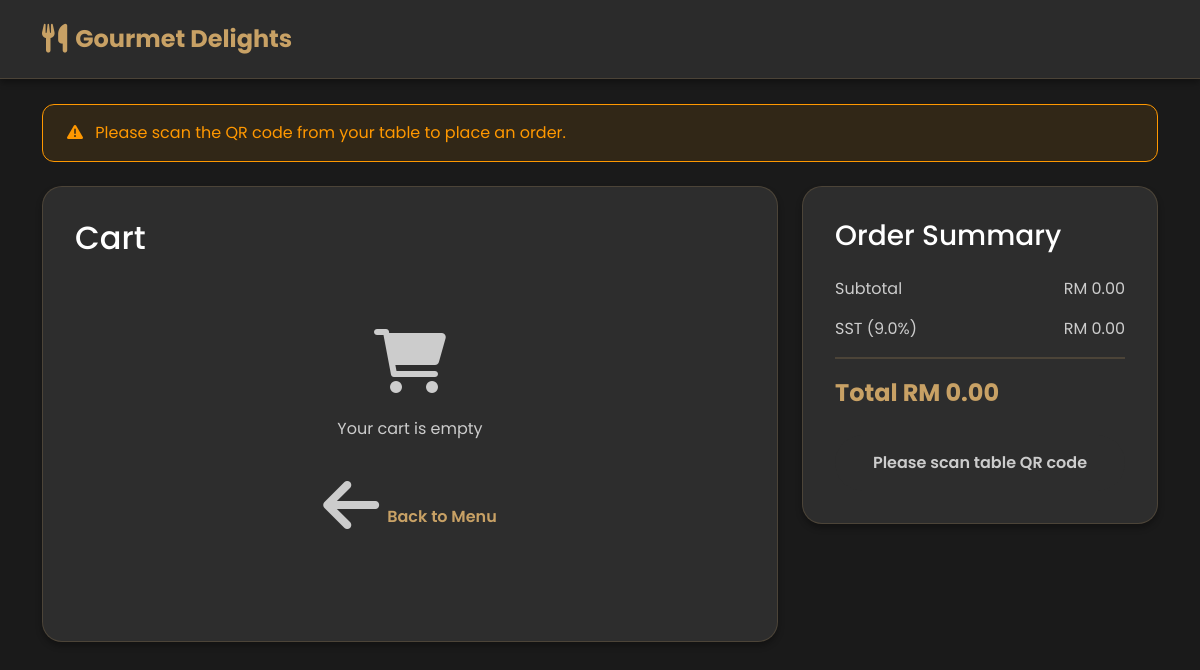
Page /cart.php on the earlier database version.
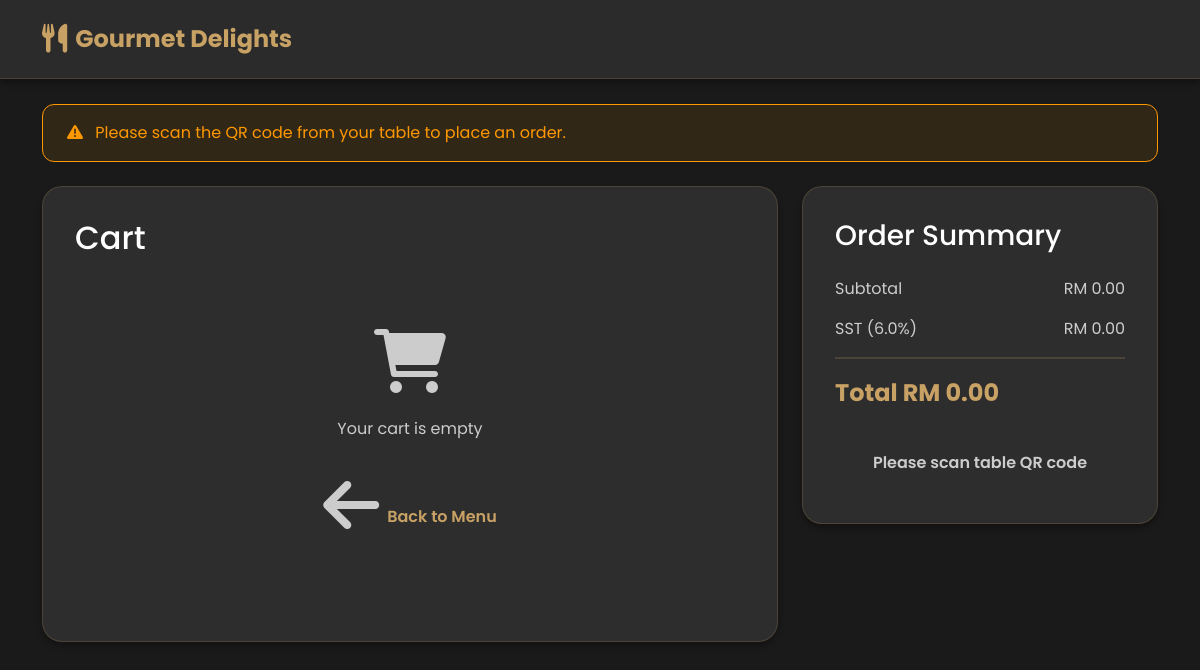
Same page on the later database version.
### tables this page shows
CREATE TABLE `settings` (
  `id` int(11) NOT NULL,
  `restaurant_name` varchar(255) NOT NULL DEFAULT 'My Restaurant',
  `contact_email` varchar(255) NOT NULL DEFAULT 'contact@restaurant.com',
  `opening_time` time NOT NULL DEFAULT '09:00:00',
  `closing_time` time NOT NULL DEFAULT '22:00:00',
  `last_order_time` time NOT NULL DEFAULT '21:30:00',
  `online_ordering` tinyint(1) DEFAULT 1,
  `reservations` tinyint(1) DEFAULT 1,
  `order_notifications` tinyint(1) DEFAULT 1,
  `cash_payments` tinyint(1) DEFAULT 1,
  `card_payments` tinyint(1) DEFAULT 1,
  `digital_payments` tinyint(1) DEFAULT 0,
  `tax_rate` decimal(5,2) DEFAULT 6.00,
  `tax_name` varchar(10) DEFAULT 'SST',
  `currency_symbol` varchar(10) DEFAULT 'RM',
  `currency_code` varchar(10) DEFAULT 'MYR',
  `created_at` timestamp NOT NULL DEFAULT current_timestamp(),
  `updated_at` timestamp NOT NULL DEFAULT current_timestamp() ON UPDATE current_timestamp()
);

### cart.php (the view, shortened to what this page needs)
<?php
$database = new Database();
$db = $database->getConnection();
$table_number = isset($_GET['table']) ? htmlspecialchars($_GET['table']) : null;
$token = isset($_GET['token']) ? htmlspecialchars($_GET['token']) : null;
try {
    $tax_rate_query = "SELECT tax_rate FROM settings LIMIT 1";
    $tax_rate_stmt = $db->prepare($tax_rate_query);
    $tax_rate_stmt->execute();
    $settings = $tax_rate_stmt->fetch(PDO::FETCH_ASSOC);
    $tax_rate = floatval($settings['tax_rate'] ?? 9);
} catch (Exception $e) {
    error_log("Error fetching tax rate: " . $e->getMessage());
    $tax_rate = 9;
}
?>
<!DOCTYPE html>
<html lang="en">
<head>
    <link href="https://cdn.jsdelivr.net/npm/bootstrap@5.1.3/dist/css/bootstrap.min.css" rel="stylesheet">
    <link href="https://cdnjs.cloudflare.com/ajax/libs/font-awesome/6.0.0/css/all.min.css" rel="stylesheet">
</head>
<body>
    <nav class="navbar navbar-expand-lg navbar-light fixed-top">
        <div class="container">
            <a class="navbar-brand" href="index.php<?php echo ($table_number && $token) ? '?table=' . $table_number . '&token=' . $token : ''; ?>">
                <i class="fas fa-utensils"></i>
                Gourmet Delights
            </a>
        </div>
    </nav>
    <div class="container">
        <?php if (!$table_number): ?>
        <div class="alert alert-warning mt-4">
            <i class="fas fa-exclamation-triangle me-2"></i>
            Please scan the QR code from your table to place an order.
        </div>
        <?php endif; ?>
        <div class="row">
            <div class="col-lg-8">
                <div class="cart-container">
                    <h2 class="mb-4">Cart</h2>
                    <div id="cartItems">
                    </div>
                </div>
            </div>
            <div class="col-lg-4">
                <div class="cart-summary">
                    <h3 class="mb-4">Order Summary</h3>
                    <div class="summary-item">
                        <span>Subtotal</span>
                        <span id="subtotal">RM 0.00</span>
                    </div>
                    <div class="summary-item">
                        <span>SST (<?php echo number_format($tax_rate, 1); ?>%)</span>
                        <span id="tax">RM 0.00</span>
                    </div>
                    <div class="summary-total">
                        <span>Total</span>
                        <span id="total">RM 0.00</span>
                    </div>
                    <?php if ($table_number): ?>
                    <button type="button" class="checkout-btn" onclick="proceedToCheckout()">
                        Proceed to Checkout
                    </button>
                    <?php else: ?>
                    <button type="button" class="checkout-btn" disabled>
                        Please scan table QR code
                    </button>
                    <?php endif; ?>
                </div>
            </div>
        </div>
    </div>
</body>
</html>

Differences in the rows shown:
added settings: tax_rate "6.0"
Other differences:
$tax_rate: "9.0" → (not shown)
